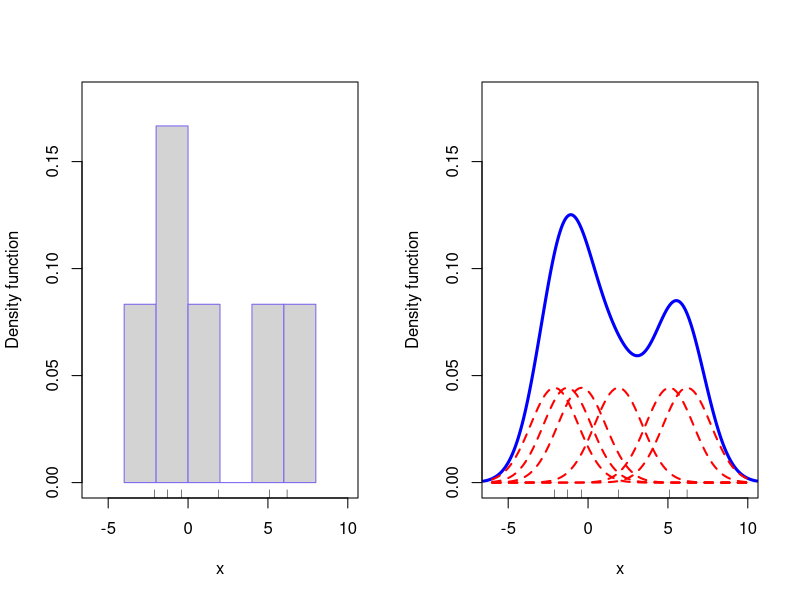

The R script that drew this image: (Note: this script raises an error after producing the figure.)
# 2.
# (c)
rm(list=ls())
X <- c(-2.1, -1.3, -0.4, 1.9, 5.1, 6.2)
par(mfrow=c(1,2))

hist(X,xlim=c(-6,10),ylim=c(0,0.18),freq=F,main="",
xlab="x",ylab="Density function",border="slateblue2")
box(bty="o")
rug(X)

f <- density(X,1.5)
plot(f,xlim=c(-6,10),ylim=c(0,0.18),col='blue',lwd=3,main="",
xlab="x",ylab="Density function")
rug(X)
fx <- function(x,i){
	dnorm(x,X[i],1.5)/6
}
for(i in c(1:6)){
	curve(fx(x,i),add=T,col='red',lty=2,lwd=2)
}

par(mfrow=c(1,2))
windows()
plot(f,xlim=c(-6,10),ylim=c(0,0.18),col='blue',lwd=3,main="Wikipedia")
rug(X)
plot(density(X),xlim=c(-6,10),ylim=c(0,0.18),lwd=3,main="Default")
rug(X)



# 4.
# (a)
choose(6,3)

# (b)
A=c("Ruud","Wu","Sass","Flores","Wilhelms","Schueller")
B=c(3,6,3,3,0,1)
sample_mean=NULL
i=1
n=1
while(i<=4){
    j=i+1
    while(j<=5){
        k=j+1
        while(k<=6){
            cat(c(A[i],A[j],A[k]),"\n") 
            cat(c(B[i],B[j],B[k]),"\n")
            cat("sum=",sum(c(B[i],B[j],B[k])),"\n")
            sample_mean[n]=mean(c(B[i],B[j],B[k]))
            cat("mean=",sample_mean[n],"\n")
            n=n+1
        k=k+1}
    j=j+1}
i=i+1}

# (c)
Population_data = c(3,6,3,3,0,1)
cat("population mean=",mean(Population_data),"\n")
cat("mean of the sample mean=",mean(sample_mean))

# (d)
par(mfrow=c(1,2))

Population_data = c(3,6,3,3,0,1)
means_freq = table(Population_data)
mf = data.frame(means_freq)
plot(as.vector(mf[[1]]),mf[[2]]/6,
     type='h',
     xlim = c(0.0,6.5),
     ylim=c(0.0,0.6),
     main = "Population Distribution",
     xlab = "Number of Cases",
     ylab = "Probability",
     col="purple2",
     lwd=5,
     las=1)
summary(Population_data)

points(2.667,-0.018,col="red",pch=19)
text(x=2.665, y=0.05,expression(mu),col = "red")

All_Possible_Outcomes_of_Sample_mean= c(4,4,3,10/3,3,2,7/3,2,7/3,4/3,4,3,10/3,3,10/3,7/3,2,7/3,4/3,4/3)
means_freq = table(All_Possible_Outcomes_of_Sample_mean)
mf = data.frame(means_freq)
plot(as.vector(mf[[1]]),mf[[2]]/20,
     type='h',
     xlim = c(1.0,4.5),
     ylim=c(0.0,0.25),
     main = "Distribution of Sample Mean",
     xlab = "Sample mean of 3 associates",
     ylab = "Probability",
     col="purple2",
     lwd=5,
     las=1)
summary(All_Possible_Outcomes_of_Sample_mean)

points(2.667,-0.007,col="red",pch=19)
text(x=2.665, y=0.02,expression(mu*bar(x)),col = "red")

# (e)
Population_data = c(3,6,3,3,0,1)
data_freq = table(Population_data)
(data.frame(data_freq/6))

c=as.vector(df[[1]])
d=sum((as.numeric(c))*(df[[2]]/6))
cat("population mean=",d,'\n')

All_Possible_Outcomes_of_Sample_mean= c(4,4,3,10/3,3,2,7/3,2,7/3,4/3,4,3,10/3,3,10/3,7/3,2,7/3,4/3,4/3)
means_freq = table(All_Possible_Outcomes_of_Sample_mean)
data.frame(means_freq/20)

z=as.vector(mf[[1]])
m=sum((as.numeric(z))*(mf[[2]]/20))
cat("mean of sample mean=",m)

# (f)
cat("population variance(3,6,3,3,0,1)=",var(Population_data)*5/6,"\n")
cat("variance of sample means=",var(sample_mean)*19/20,"\n")



# 5.
# (a)
NVRE <- read.table("North_Valley_Real_Estate.csv", header=TRUE, sep=",")
str(NVRE)
sum(is.na(NVRE$X))
sum(is.na(NVRE$X.1))
sum(is.na(NVRE$X.2))
sum(is.na(NVRE$X.3))
sum(is.na(NVRE$X.4))
sum(is.na(NVRE$X.5))
sum(is.na(NVRE$X.6))
sum(is.na(NVRE$X.7))
sum(is.na(NVRE$X.8))
sum(is.na(NVRE$X.9))
NVRE.rmNA <- within(NVRE, rm(X, X.1, X.2, X.3, X.4, X.5, X.6, X.7, X.8, X.9))
str(NVRE.rmNA)

# (b)
(mean.p <- mean(NVRE$Price))
(sd.p <- sqrt((sd(NVRE$Price)^2)*104/105))

# (c)
S <- sample(NVRE$record, 10, replace=F)
cat("sample:", S, "\n")
i <- 1
sum <- 0
for(i in 1:10)
{
  sum <- sum+NVRE[S[i],"Price"]
}

mean.s <- sum/10

cat("sample mean:", mean.s)

# (d)
y <- (mean.s-mean.p)/(sd.p/sqrt(10))
prob <- pnorm(y, lower.tail=F)
cat("the likelihood of a sample mean this large or larger from the population is", prob)


